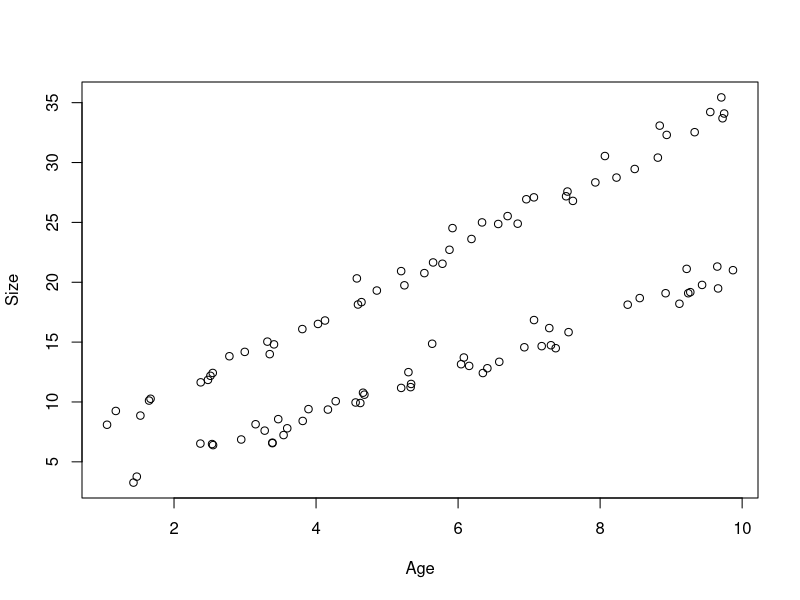

The R source for this figure: (Note: this script raises an error after producing the figure.)

#  NRES 710, Multi-Variable Modeling - Interactions
#     University of Nevada, Reno
#     Modeling interactions between X-variables
#  NOTE: to print as a DOCX, need to comment out the two 'plotly' 3D graphs

### Dataset 1: age + sex + age*sex
# This is similar to the Age, Sex, and Size data we simulated for in Lecture 12.
# There is no collinearity between Age and Sex, but now there is an interaction
# between Sex and Age.

# First dataset
# X variable
n <- 50
x1 <- c(rep("Female", n), rep("Male", n))
x2 <- runif(n * 2, 1, 10)
dummy <- data.frame(model.matrix(~ x1 - 1))
colnames(dummy) <- c("Female", "Male")

# Simulate error
Error <- rnorm(n * 2, 0, 0.8)

# Predict Y
Response <- 1 + 2 * x2 + 4 * dummy$Male + 1 * x2 * dummy$Male + Error

# Dataframe
datum <- data.frame(Age = x2, Sex = x1, Male = dummy$Male, Size = Response)

# These data were saved as 'lecture_13_dataset.csv'

# Load the data
datum <- read.csv("lecture_13_dataset.csv")
head(datum)

# Plot the data
plot(Size ~ Age, data = datum)

# Fit a lm() without the interaction
results <- lm(Size ~ Age + Sex, data = datum)
summary(results)
# Fit a lm() with the interaction
results <- lm(Size ~ Age + Sex + Age:Sex, data = datum)
summary(results)
# Fit a lm() for males only
resultsMale <- lm(Size ~ Age, data = subset(datum, datum$Sex == "Male"))
summary(resultsMale)
# Confint for males
confint(resultsMale)
# Fit a lm() for females only
resultsFemale <- lm(Size ~ Age, data = subset(datum, datum$Sex == "Female"))
summary(resultsFemale)
confint(resultsFemale)
# Fit a lm() with interactions using a *
results <- lm(Size ~ Age*Sex, data = datum)
summary(results)
################### 'Truth' ####################
### Lecture 13: code to simulate data for class

# Set the seed for reproducibility
set.seed(123)

### Dataset 1: age + sex + age*sex
# This is similar to the Age, Sex, and Size data we simulated for in Lecture 12.
# There is no collinearity between Age and Sex, but now there is an interaction
# between Sex and Age.

# First dataset
# X variable
n <- 50
x1 <- c(rep("Female", n), rep("Male", n))
x2 <- runif(n * 2, 1, 10)
dummy <- data.frame(model.matrix(~ x1 - 1))
colnames(dummy) <- c("Female", "Male")

# Simulate error
Error <- rnorm(n * 2, 0, 0.8)

# Predict Y
Response <- 4 + 1.5 * x2 + 2.5 * dummy$Male + 1 * x2 * dummy$Male + Error

# Dataframe
datum <- data.frame(Age = x2, Sex = x1, Male = dummy$Male, Size = Response)

# Save the data
write.csv(datum, "lecture_13_dataset1.csv", row.names = FALSE)
write.csv(datum, "../datasets/lecture_13_dataset1.csv", row.names = FALSE)


### Dataset 2: age + sex + age*sex, with a negative interaction effect
# First dataset
# X variable
n <- 50
x1 <- c(rep("Female", n), rep("Male", n))
x2 <- runif(n * 2, 1, 10)
dummy <- data.frame(model.matrix(~ x1 - 1))
colnames(dummy) <- c("Female", "Male")

# Simulate error
Error <- rnorm(n * 2, 0, 0.8)

# Predict Y
Response <- 4 + 1.5 * x2 + 5 * dummy$Male + -1.5 * x2 * dummy$Male + Error

# Dataframe
datum <- data.frame(Age = x2, Sex = x1, Male = dummy$Male, Size = Response)

# Save the data
write.csv(datum, "lecture_13_dataset2.csv", row.names = FALSE)
write.csv(datum, "../datasets/lecture_13_dataset2.csv", row.names = FALSE)


### Dataset 3:
# Set the seed for reproducibility
set.seed(123)

# Sample size
n <- 90

# Simulate X-variables
# Continuous variables: Latitude and Elevation
Latitude <- runif(n, 0, 1) * 30
Elevation <- runif(n, 0, 1) * 30

# Response variable: Size
Size <- 3.33*Latitude + 1.6*Elevation

# Create dataframe
datum <- data.frame(Latitude=Latitude, Elevation=Elevation, Size=Size)

# Save the CSV file
write.csv(datum, "lecture_13_dataset3.csv")
write.csv(datum, "../datasets/lecture_13_dataset3.csv", row.names = FALSE)


### Dataset 4: size ~ latitude + elevation + latitude*elevation
# Set the seed for reproducibility
set.seed(123)

## Dataset 4
# Sample size
n <- 90

# Simulate X-variables
# Continuous variables: Latitude and Elevation
Latitude <- runif(n, 0, 1) * 30
Elevation <- runif(n, 0, 1) * 30

# Response variable: Size
Size <- 3.33*Latitude + 1.6*Elevation - 0.08 * Latitude * Elevation

# Create dataframe
datum <- data.frame(Latitude=Latitude, Elevation=Elevation, Size=Size)

# Save the CSV file
write.csv(datum, "lecture_13_dataset4.csv", row.names = FALSE)
write.csv(datum, "../datasets/lecture_13_dataset4.csv", row.names = FALSE)


### Dataset for class exercise: age + sex + age*sex
# This is similar to the Age, Sex, and Size data we simulated for in Lecture 12.
# There is no collinearity between Age and Sex, but now there is an interaction
# between Sex and Age.

# First dataset
# X variable
n <- 50
x1 <- c(rep("Female", n), rep("Male", n))
x2 <- runif(n * 2, 1, 10)
dummy <- data.frame(model.matrix(~ x1 - 1))
colnames(dummy) <- c("Female", "Male")

# Simulate error
Error <- rnorm(n * 2, 0, 0.8)

# Predict Y
Response <- 1 + 2 * x2 + 4 * dummy$Male + 1 * x2 * dummy$Male + Error

# Dataframe
datum <- data.frame(Age = x2, Sex = x1, Male = dummy$Male, Size = Response)

# Save as CSV
write.csv(datum, "lecture_13_dataset.csv")
write.csv(datum, "../datasets/lecture_13_dataset.csv", row.names = FALSE)


